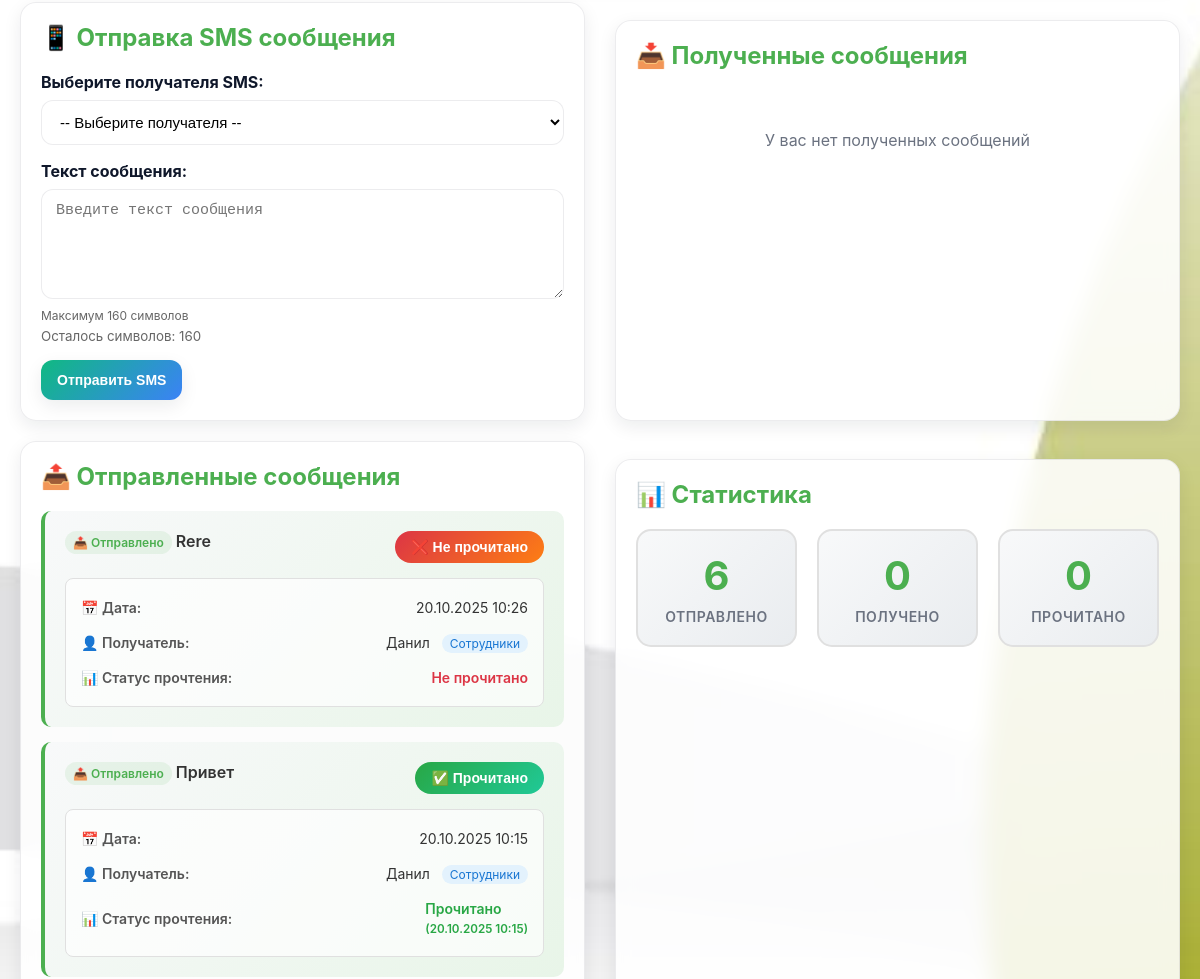
Before: /user.php (signed in, middle part) with the older database file.
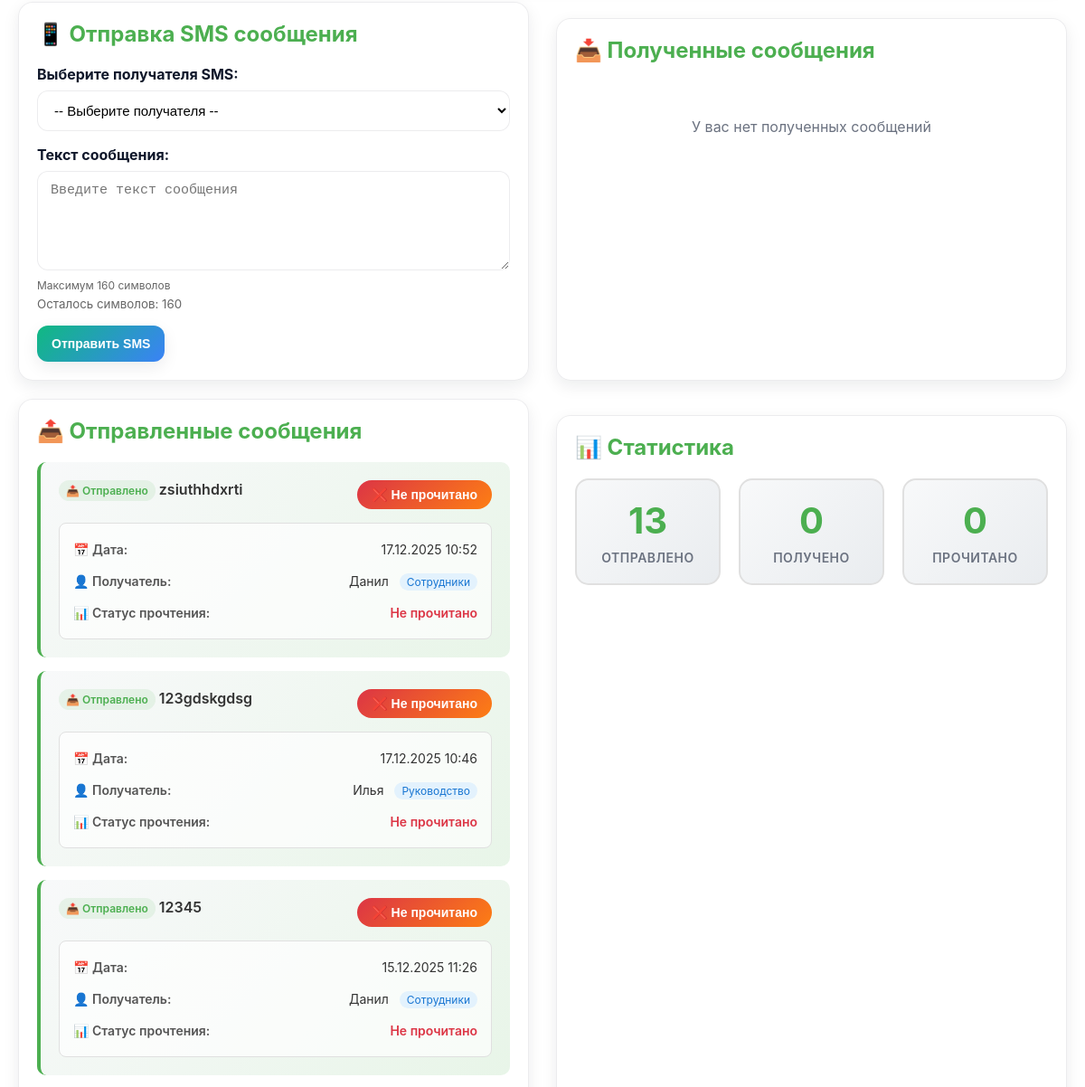
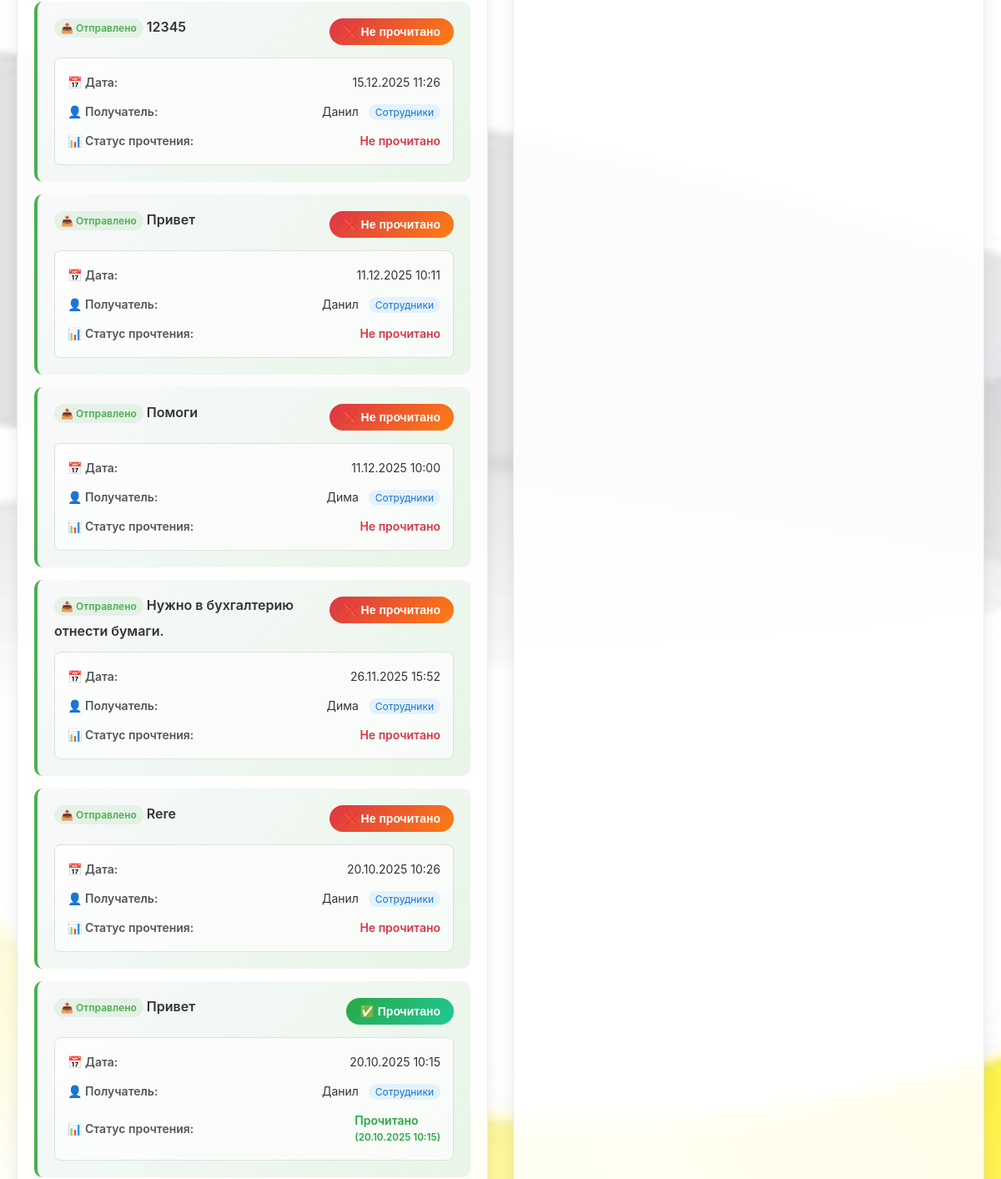
After: the same page with the newer database file (2 pictures, top to bottom).
### tables this page shows
CREATE TABLE `user_messages` (
  `UserMessageID` int(11) NOT NULL,
  `SenderID` int(10) UNSIGNED NOT NULL,
  `MessageID` int(11) NOT NULL,
  `RecipientID` int(11) NOT NULL,
  `SentDate` datetime NOT NULL DEFAULT current_timestamp(),
  `ReadStatus` enum('unread','read') NOT NULL DEFAULT 'unread',
  `ReadDate` datetime DEFAULT NULL
);

CREATE TABLE `messages` (
  `MessageID` int(11) NOT NULL,
  `Text` varchar(160) NOT NULL
);

CREATE TABLE `recipients` (
  `RecipientID` int(11) NOT NULL,
  `PhoneNumber` varchar(15) NOT NULL,
  `FullName` varchar(100) NOT NULL,
  `GroupID` int(2) DEFAULT NULL
);

CREATE TABLE `groups` (
  `GroupID` int(11) NOT NULL,
  `GroupName` varchar(50) NOT NULL
);

### auth.php (called while the page is built, shortened)
<?php
function isLoggedIn() {
    return isset($_SESSION['logged_in']) && $_SESSION['logged_in'] === true;
}
function getCurrentUser() {
    return [
        'id' => $_SESSION['user_id'],
        'username' => $_SESSION['username'],
        'role' => $_SESSION['role']
    ];
}
?>

### user.php (the view, shortened to what the changed rows need)
<?php
require_once 'auth.php';
$user = getCurrentUser();
$conn = connectToDatabase();
try {
    $current_user_id = $user['UserID'] ?? 0;
    $sent_messages = [];
    $result = $conn->query("
        SELECT um.UserMessageID, um.SentDate, um.ReadStatus, um.ReadDate,
               m.Text, m.MessageID,
               r.FullName as ContactName, r.PhoneNumber,
               g.GroupName,
               'sent' as MessageType,
               u_sender.Username as SenderName,
               u_recipient.Username as RecipientName
        FROM user_messages um
        JOIN messages m ON um.MessageID = m.MessageID
        JOIN recipients r ON um.RecipientID = r.RecipientID
        LEFT JOIN groups g ON r.GroupID = g.GroupID
        LEFT JOIN users u_sender ON um.SenderID = u_sender.UserID
        LEFT JOIN users u_recipient ON r.FullName = u_recipient.Username
        WHERE um.SenderID = $current_user_id
        ORDER BY um.SentDate DESC
        LIMIT 15
    ");
    while ($row = $result->fetch_assoc()) {
        $sent_messages[] = $row;
    }
} catch (Exception $e) {
    $error = 'Ошибка загрузки данных: ' . $e->getMessage();
}
?>
<!DOCTYPE html>
<html lang="ру">
<head>
    <link rel="stylesheet" href="styles.css">
</head>
<body class="app-shell">
    <div class="container">
        <div class="main-content">
            <div class="card">
                <h2>📱 Отправка SMS сообщения</h2>
            </div>
            <div class="card">
                <h2>📥 Полученные сообщения</h2>
            </div>
        </div>
        <div class="main-content">
            <div class="card">
                <h2>📤 Отправленные сообщения</h2>
                <?php if (empty($sent_messages)): ?>
                    <div class="empty-state">
                        <p>Вы еще не отправляли сообщений</p>
                    </div>
                <?php else: ?>
                    <?php foreach ($sent_messages as $msg): ?>
                        <div class="message-item sent-message clickable"
                             onclick="openMessageModal(<?php echo htmlspecialchars(json_encode($msg)); ?>)"
                             data-message='<?php echo htmlspecialchars(json_encode($msg)); ?>'>
                            <div class="message-header">
                                <div class="message-text">
                                    <div class="message-type-badge">
                                        📤 Отправлено
                                    </div>
                                    <?php echo htmlspecialchars($msg['Text']); ?>
                                </div>
                                <div class="message-status-controls" onclick="event.stopPropagation();">
                                    <form method="POST" style="display: inline;">
                                        <button type="submit" class="status-toggle-btn <?php echo $msg['ReadStatus'] === 'read' ? 'read' : 'unread'; ?>">
                                            <?php echo $msg['ReadStatus'] === 'read' ? '✅ Прочитано' : '❌ Не прочитано'; ?>
                                        </button>
                                    </form>
                                </div>
                            </div>
                            <div class="message-details">
                                <div class="detail-row">
                                    <span class="detail-label">📅 Дата:</span>
                                    <span class="detail-value"><?php echo date('d.m.Y H:i', strtotime($msg['SentDate'])); ?></span>
                                </div>
                                <div class="detail-row">
                                    <span class="detail-label">👤 Получатель:</span>
                                    <span class="detail-value">
                                        <?php echo htmlspecialchars($msg['ContactName']); ?>
                                        <?php if ($msg['GroupName']): ?>
                                            <span class="group-badge"><?php echo htmlspecialchars($msg['GroupName']); ?></span>
                                        <?php endif; ?>
                                    </span>
                                </div>
                                <div class="detail-row">
                                    <span class="detail-label">📊 Статус прочтения:</span>
                                    <span class="detail-value status-<?php echo $msg['ReadStatus']; ?>">
                                        <?php echo $msg['ReadStatus'] === 'read' ? 'Прочитано' : 'Не прочитано'; ?>
                                        <?php if ($msg['ReadDate']): ?>
                                            <small>(<?php echo date('d.m.Y H:i', strtotime($msg['ReadDate'])); ?>)</small>
                                        <?php endif; ?>
                                    </span>
                                </div>
                            </div>
                        </div>
                    <?php endforeach; ?>
                <?php endif; ?>
            </div>
            <div class="card">
                <h2>📊 Статистика</h2>
                <div class="stats-container">
                    <div class="stat-item">
                        <div class="stat-number"><?php echo count($sent_messages); ?></div>
                        <div class="stat-label">Отправлено</div>
                    </div>
                </div>
            </div>
        </div>
    </div>
</body>
</html>

Changed rows visible on the page:
added user_messages: MessageID.Text "zsiuthhdxrti", ReadStatus "❌ Не прочитано", SentDate "17.12.2025 10:52", RecipientID.FullName "Данил", groups.GroupName "Сотрудники"
added user_messages: MessageID.Text "123gdskgdsg", ReadStatus "❌ Не прочитано", SentDate "17.12.2025 10:46", RecipientID.FullName "Илья", groups.GroupName "Руководство"
added user_messages: MessageID.Text "12345", ReadStatus "❌ Не прочитано", SentDate "15.12.2025 11:26", RecipientID.FullName "Данил", groups.GroupName "Сотрудники"
added user_messages: MessageID.Text "12345", ReadStatus "❌ Не прочитано", SentDate "15.12.2025 11:26", RecipientID.FullName "Данил", groups.GroupName "Сотрудники"
added user_messages: MessageID.Text "Привет", ReadStatus "❌ Не прочитано", SentDate "11.12.2025 10:11", RecipientID.FullName "Данил", groups.GroupName "Сотрудники"
added user_messages: MessageID.Text "Помоги", ReadStatus "❌ Не прочитано", SentDate "11.12.2025 10:00", RecipientID.FullName "Дима", groups.GroupName "Сотрудники"
added user_messages: MessageID.Text "Нужно в бухгалтерию отнести бумаги.", ReadStatus "❌ Не прочитано", SentDate "26.11.2025 15:52", RecipientID.FullName "Дима", groups.GroupName "Сотрудники"
Other visible differences:
count($sent_messages): "6" → "13"
